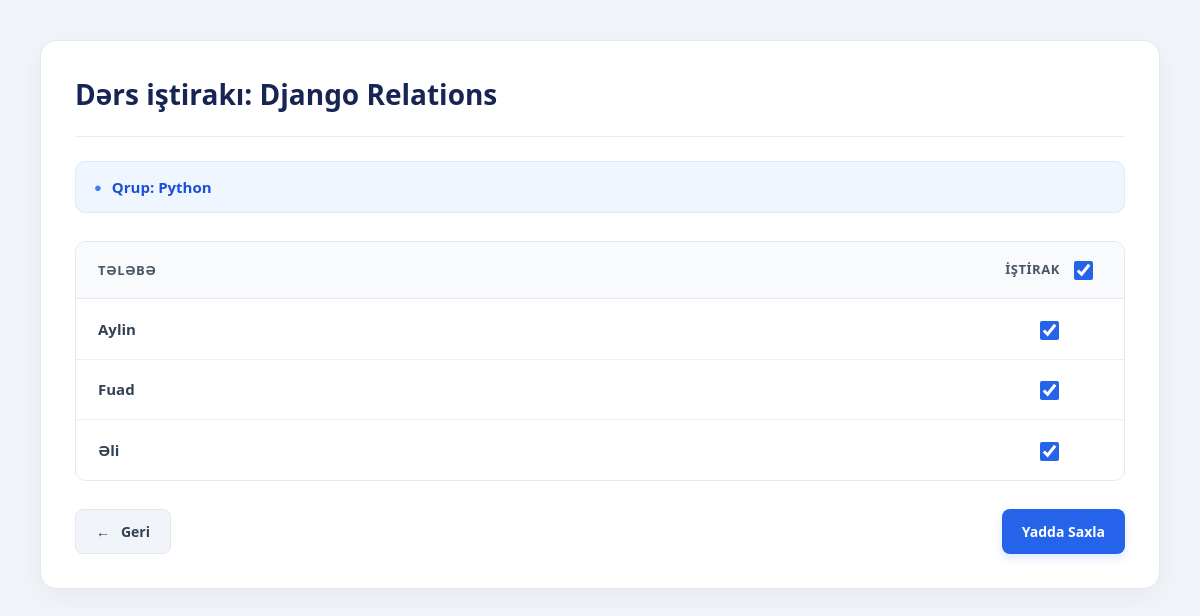
Page /dash/lesson/1/ (signed in) on the committed database.
### admindashboard/models.py (models this page shows, shortened)
class Lesson(models.Model):
    course = models.ForeignKey(
        courses,
        on_delete=models.CASCADE,
        related_name="lessons"
    )
    topic = models.CharField(
        max_length=255
    )
    start_date = models.DateTimeField()
    end_date = models.DateTimeField()

class courses(models.Model):
    name = models.CharField(max_length=100)
    teacher = models.ForeignKey(
        Teacher,
        on_delete=models.CASCADE,
        related_name="courses"
    )
    start_date = models.DateField(
        null=True,
        blank=True
    )
    end_date = models.DateField(
        null=True,
        blank=True
    )
    class Meta:
        verbose_name = "Course"
        verbose_name_plural = "Courses"

class Student(models.Model):
    name = models.CharField(max_length=100)
    course = models.ForeignKey(
        courses,
        on_delete=models.CASCADE,
        related_name="students"
    )
    exam_score = models.IntegerField(
        default=0
    )
    left_group_date = models.DateField(
        null=True,
        blank=True
    )

### admindashboard/views.py (the view, shortened to what this page needs)
# urls.py: path("lesson/<int:lesson_id>/", views.lesson_detail, name="lesson_detail"),
def lesson_detail(request, lesson_id):
    teacher_id = request.session.get("teacher_id")
    if not teacher_id:
        return redirect("orientlogin")
    teacher = get_object_or_404(
        Teacher,
        id=teacher_id
    )
    lesson = get_object_or_404(
        Lesson,
        id=lesson_id,
        course__teacher=teacher
    )
    students = Student.objects.filter(
        course=lesson.course
    ).order_by("name")
    attendance = LessonAttendance.objects.filter(
        lesson=lesson
    )
    attendance_dict = {}
    for item in attendance:
        attendance_dict[item.student_id] = item.is_present
    student_rows = []
    for student in students:
        student_rows.append({
            "student": student,
            "is_present": attendance_dict.get(
                student.id,
                False
            )
        })
    context = {
        "teacher": teacher,
        "lesson": lesson,
        "course": lesson.course,
        "student_rows": student_rows
    }
    return render(request, "lesson_detail.html", context)

### templates/lesson_detail.html (shortened to what this page needs)
<!DOCTYPE html>
<html lang="az">
<head>
</head>
<body>
<div class="container">
    <h1>
        Dərs iştirakı: {{ lesson.topic }}
    </h1>
    <div class="course">
        Qrup: {{ course.name }}
    </div>
    <form method="POST">
        <table>
            <thead>
                <tr>
                    <th>Tələbə</th>
                    <th>
                        İştirak
                        <input
                            type="checkbox"
                            id="selectAll"
                            title="Hamısını seç"
                        >
                    </th>
                </tr>
            </thead>
            <tbody>
                {% for row in student_rows %}
                <tr
                >
                    <td class="student-name">
                        {{ row.student.name }}
                    </td>
                    <td>
                        <input
                            type="checkbox"
                            name="student_{{ row.student.id }}"
                            class="student-checkbox"
                            {% if row.is_present %}
                                checked
                            {% endif %}
                        >
                    </td>
                </tr>
                {% empty %}
                <tr>
                    <td colspan="2">
                        Bu qrupda tələbə yoxdur.
                    </td>
                </tr>
                {% endfor %}
            </tbody>
        </table>
        <div class="buttons">
            <a
                href="{% url 'month_lessons' course.id lesson.start_date.year lesson.start_date.month %}"
                class="back"
            >
                ← &nbsp; Geri
            </a>
            <button type="submit" class="save">
                Yadda Saxla
            </button>
        </div>
    </form>
</div>
</body>
</html>

### templates/lesson_detail.html (style rules this page uses)
* { box-sizing: border-box; }
body { margin: 0; padding: 40px; background: #f1f5f9; font-family: "Segoe UI", Arial, sans-serif; color: #1e293b; }
.container { width: 100%; max-width: 1150px; margin: 0 auto; padding: 34px; background: #ffffff; border: 1px solid #e2e8f0; border-radius: 16px; box-shadow: 0 8px 30px rgba(15, 23, 42, 0.05); }
h1 { margin: 0 0 24px; padding-bottom: 22px; border-bottom: 1px solid #e9eef5; font-size: 28px; font-weight: 700; line-height: 1.4; color: #172554; }
.course { display: flex; align-items: center; gap: 10px; margin-bottom: 28px; padding: 15px 18px; background: #eff6ff; border: 1px solid #dbeafe; border-radius: 10px; color: #1d4ed8; font-size: 15px; font-weight: 600; }
.course::before { content: "●"; font-size: 13px; color: #3b82f6; }
table { width: 100%; border-collapse: separate; border-spacing: 0; overflow: hidden; border: 1px solid #e2e8f0; border-radius: 11px; }
thead { background: #f8fafc; }
th { padding: 18px 22px; color: #475569; text-align: left; font-size: 13px; font-weight: 700; text-transform: uppercase; letter-spacing: 0.5px; border-bottom: 1px solid #e2e8f0; }
td { padding: 19px 22px; border-bottom: 1px solid #edf1f5; font-size: 15px; vertical-align: middle; }
tbody tr:last-child td { border-bottom: none; }
tbody tr { transition: background 0.2s ease; }
th:last-child, td:last-child { width: 150px; text-align: center; }
.student-name { font-size: 15px; font-weight: 600; color: #334155; }
input[type="checkbox"] { width: 19px; height: 19px; margin: 0; accent-color: #2563eb; cursor: pointer; vertical-align: middle; }
#selectAll { margin-left: 10px; }
.buttons { display: flex; justify-content: space-between; align-items: center; gap: 14px; margin-top: 28px; }
.back, .save { display: inline-flex; justify-content: center; align-items: center; min-height: 45px; padding: 12px 20px; border: none; border-radius: 8px; font-family: inherit; font-size: 14px; font-weight: 600; text-decoration: none; cursor: pointer; transition: background 0.2s ease, transform 0.2s ease, box-shadow 0.2s ease; }
.back { background: #f1f5f9; color: #334155; border: 1px solid #e2e8f0; }
.save { background: #2563eb; color: #ffffff; box-shadow: 0 4px 10px rgba(37, 99, 235, 0.16); }

### rows in the picture
Lesson: topic "Django Relations"
courses: name "Python"
Student: student.name "Aylin"
Student: student.name "Fuad"
Student: student.name "Əli"
